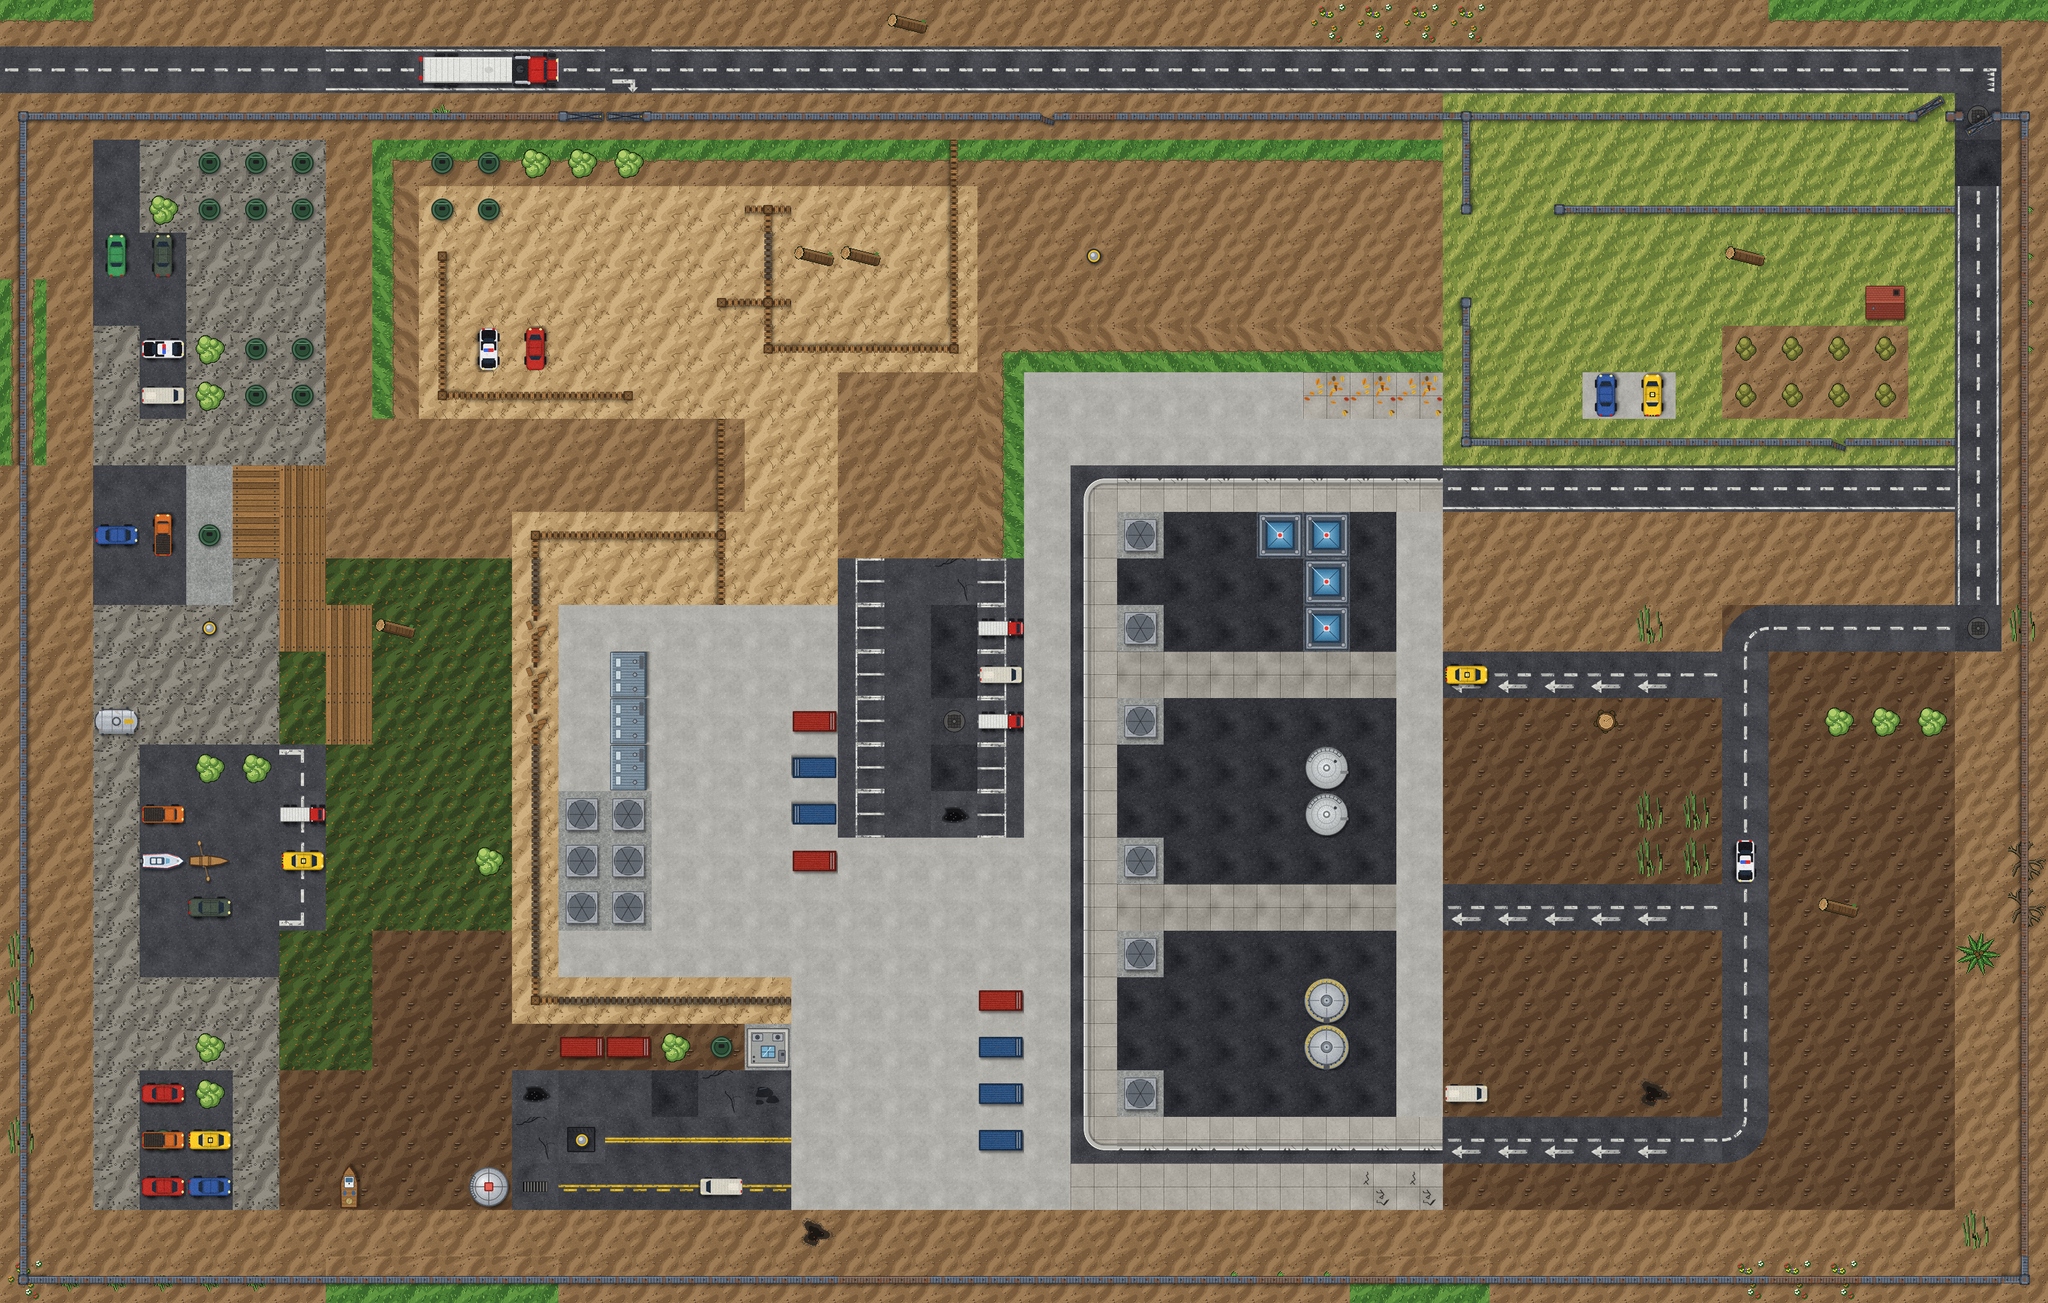

Rendered tile map (Tiled .tmx) drawn with the repository's tilesets; below, a short description and the map source with its tile grids summarised:
An orthogonal 44x28 tile map with 64x64 px tiles, 7 tile layers (main floor, Ground, Vegetation, Fencing, ...), 4 tilesets.

<map version="1.10" tiledversion="1.12.2-2-geb83ddb9" orientation="orthogonal" renderorder="right-down" width="44" height="28" tilewidth="64" tileheight="64" infinite="0" nextlayerid="8" nextobjectid="1">
 <tileset firstgid="1" source="tar.tsx" />
 <tileset firstgid="41" source="terrain_spritesheet.tsx" />
 <tileset firstgid="97" source="fencing.tsx" />
 <tileset firstgid="145" source="buildings_objects_spritesheet_64.tsx" />
 <layer id="4" name="main floor" width="44" height="28">
  <data>[1232 cells, 222 non-empty, 12 distinct tile ids]</data>
 </layer>
 <layer id="1" name="Ground" width="44" height="28">
  <data>[1232 cells, 1046 non-empty, 31 distinct tile ids]</data>
 </layer>
 <layer id="2" name="Vegetation" width="44" height="28">
  <data>[1232 cells, 184 non-empty, 15 distinct tile ids]</data>
 </layer>
 <layer id="3" name="Fencing" width="44" height="28">
  <data>[1232 cells, 193 non-empty, 11 distinct tile ids]</data>
 </layer>
 <layer id="5" name="wood" width="44" height="28">
  <data>[1232 cells, 58 non-empty, 9 distinct tile ids]</data>
 </layer>
 <layer id="6" name="cars" width="44" height="28">
  <data>[1232 cells, 32 non-empty, 15 distinct tile ids]</data>
 </layer>
 <layer id="7" name="buildings" width="44" height="28">
  <data>[1232 cells, 37 non-empty, 11 distinct tile ids]</data>
 </layer>
</map>
